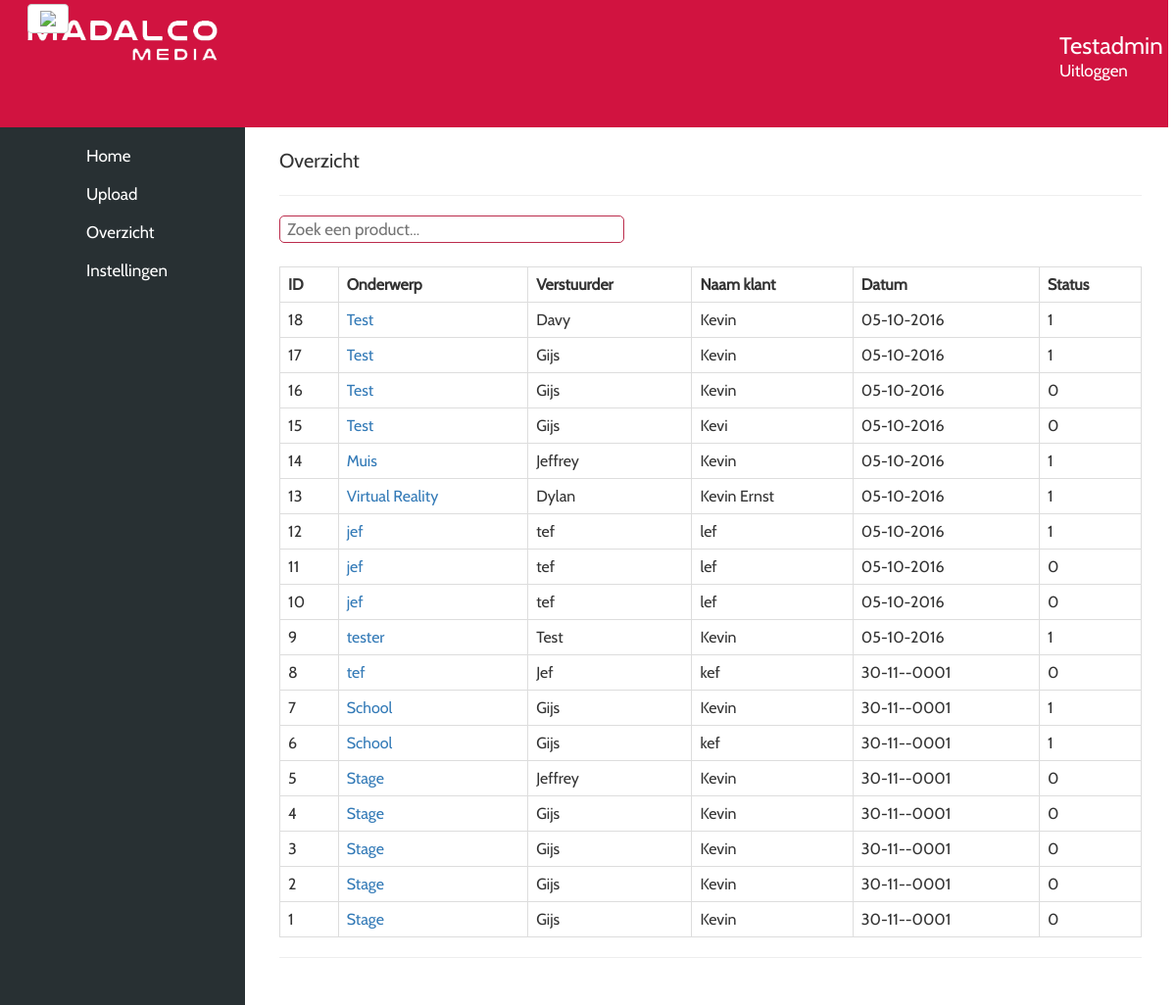
The app's page /public/index.php?page=overzicht with its own data.
### tables this page shows
CREATE TABLE `mail` (
  `id` int(32) NOT NULL,
  `onderwerp` varchar(32) NOT NULL,
  `verstuurder` varchar(32) NOT NULL,
  `beschrijving` varchar(250) NOT NULL,
  `naam` varchar(32) NOT NULL,
  `email` varchar(64) NOT NULL,
  `key` varchar(32) NOT NULL,
  `imgname` varchar(64) NOT NULL,
  `uniquename` varchar(64) NOT NULL,
  `datum` date NOT NULL,
  `verified` tinyint(1) NOT NULL DEFAULT '0'
);

### app/Controller/BlockController.php (called while the page is built, shortened)
<?php
class BlockController
{
    private $model;
    public function __construct()
    {
        $this->model = new Block();
    }
    public function getUploads(){
        return $this->model->getUploads();
    }
}

### app/Model/Block.php (called while the page is built, shortened)
<?php
class Block
{
    private $db;
    public function __construct()
    {
        $this->db = new DbBlock();
    }
    public function getUploads(){
        return $this->db->getUploads();
    }
}

### app/Model/DbBlock.php (called while the page is built, shortened)
<?php
class DbBlock extends Database
{
    public function getUploads(){
        $sql = "SELECT * FROM `mail` ORDER BY `mail`.`id` DESC";
        $result = $this->dbQuery($sql);
        $row = mysqli_fetch_all($result, MYSQLI_ASSOC);
        if($row) {
            return $row;
        }
    }
}

### app/Model/Database.php (called while the page is built, shortened)
<?php
class Database
{
    protected $connection = null;
    public function __construct()
    {
        $this->connection = mysqli_connect(DB_SERVER, DB_USER, DB_PASS, DB_NAME) or die("There was a problem connecting to the database");
    }
    public function dbQuery($query)
    {
        $this->query_result = $this->connection->query($query);
        return $this->query_result;
    }
}

### app/view/overzicht.php (the view)
<?php
$uploads = new BlockController();
?>
<div id="page-content-wrapper">
    <div class="container-fluid">
        <div class="row">
            <div class="col-lg-12">
                <p class="NameText">Overzicht</p>
                <hr size="1">
                <input type="text" size="50" id="TableInput" onkeyup="searchTable()" placeholder="Zoek een product...">
                <br>
                <br>
                <table id="overzicht" class="sortable">
                    <thead>
                        <tr>
                            <td><b>ID</b></td>
                            <td><b>Onderwerp</b></td>
                            <td><b>Verstuurder</b></td>
                            <td><b>Naam klant</b></td>
                            <td><b>Datum</b></td>
                            <td><b>Status</b></td>
                        </tr>
                    </thead>
                    <tbody>
                    <?php foreach($uploads->getUploads() as $upload) {?>
                        <tr>
                            <td>
                                <?= $upload['id']?>
                            </td>
                            <td>
                                <a href="?page=item&id=<?=$upload['id']?>"><?= $upload['onderwerp']?></a>
                            </td>
                            <td>
                                <?= $upload['verstuurder']?>
                            </td>
                            <td>
                                <?= $upload['naam']?>
                            </td>
                            <td>
                                <?= date("d-m-Y", strtotime($upload['datum']));?>
                            </td>
                            <td>
                                <?= $upload['verified']?>
                            </td>
                        </tr>
                    <?php }?>
                    </tbody>
                </table>
                <hr size="1">
            </div>
        </div>
    </div>
</div>

### app/view/header.php (shortened to what this page needs)
<html lang="nl">
<head>
    <link href="css/bootstrap.min.css" rel="stylesheet">
    <link href="css/styles.css" rel="stylesheet">
    <link rel="stylesheet" href="//code.jquery.com/ui/1.12.1/themes/base/jquery-ui.css">
    <link href="css/bootstrap.min.css" rel="stylesheet">
    <link href="css/styles.css" rel="stylesheet">
</head>
<body>
    <div id="header">
        <div id="MenuSide">
            <div id="MenuButton">
                <a href="#menu-toggle" class="btn btn-default" id="menu-toggle"><img src="https://cdn4.iconfinder.com/data/icons/wirecons-free-vector-icons/32/menu-alt-20.png"></a>
                </div>
            </div>
        </div>
        <div id="NameSide">
            <h3 id="LoggedInAs">Testadmin</h3>
            <a id="LogOut" href="#"><h6 id="LogOut">Uitloggen</h6></a>
        </div>
    <div id="wrapper">
        <div id="sidebar-wrapper">
            <ul class="sidebar-nav">
                <li class="nav-button-home">
                    <a href="index.php?page=dashboard">Home</a>
                </li>
                <li class="nav-button-upload">
                    <a href="index.php?page=phpmail">Upload</a>
                </li>
                <li class="nav-button-all">
                    <a href="index.php?page=overzicht">Overzicht</a>
                </li>
                <li class="nav-button-settings">
                    <a href="index.php?page=#">Instellingen</a>
                </li>
            </ul>
        </div>

### public/index.php (shortened to what this page needs)
<?php
require_once '../app/view/header.php';
isset($_GET['page']) ? $page = $_GET['page'] : $page = 'dashboard';
if(isset($_GET['page'])) {
    $page = $_GET['page'];
} else {
    $page = 'dashboard';
}
switch($page) {
    case 'overzicht':
        include '../app/view/overzicht.php';
        break;
}
require_once '../app/view/footer.php';

### app/view/footer.php (shortened to what this page needs)
</div>
</body>
</html>

### public/css/styles.css (style rules this page uses)
table { font-family: cabinregular; border-collapse: collapse; width: 100%; }
body { height: 600px; }
td, th { border: 1px solid #dddddd; text-align: left; padding: 8px; }
tr:nth-child(even) { background-color: #dddddd; }
#TableInput { border-radius: 5px; border: 1px solid #bb2c4c; padding-left: 7px; background-image: url('http://i66.tinypic.com/20f89w5.png'); background-position: right; background-repeat: no-repeat; width: 40%; }
tr:nth-child(even) { background-color: #FFFFFF; }
#header { width: 100%; height: 130px; background-image: url('headerbg.png'); background-repeat: no-repeat; margin-left: -8px; }
ul.sidebar-nav { padding-top: 10px; }
#MenuButton { width: 30px; margin-left: 23px; margin-top: -1px; line-height: 11; }
#MenuSide { position: absolute; height: 130px; margin-right: 25px; left: 5px; top: 5px; bottom: 5px; right: 70%; }
#NameSide { position: absolute; height: 130px; right: 5px; top: 5px; bottom: 5px; left: 88%; margin-left: 25px; text-align: right; }
#LoggedInAs { padding-right: 38px; color: #FFFFFF; padding-top: 9px; }
#LogOut { padding-right: 47px; font-size: 17px; text-decoration: none; color: #FFFFFF; line-height: 5px; }
.sidebar-nav .nav-button-home a { background:url("http://i63.tinypic.com/2hokbgz.png") no-repeat 40px 5px }
.sidebar-nav .nav-button-upload a { background:url("http://i65.tinypic.com/2hrd10x.png") no-repeat 40px 5px }
.sidebar-nav .nav-button-all a { background:url("http://i65.tinypic.com/2m69uki.png") no-repeat 40px 5px }
.sidebar-nav .nav-button-settings a { background:url("http://i63.tinypic.com/2qjf1p0.png") no-repeat 40px 5px }
#wrapper { padding-left: 0; -webkit-transition: all 0.5s ease; -moz-transition: all 0.5s ease; -o-transition: all 0.5s ease; transition: all 0.5s ease; }
.NameText { font-size: 20px; }
#sidebar-wrapper { z-index: 1000; position: absolute; left: 250px; width: 0; height: 130%; margin-left: -250px; overflow-y: auto; background: #283033; -webkit-transition: all 0.5s ease; -moz-transition: all 0.5s ease; -o-transition: all 0.5s ease; transition: all 0.5s ease; }
#page-content-wrapper { width: 100%; position: absolute; padding: 15px; }
.sidebar-nav { position: absolute; top: 0; width: 250px; margin: 0; padding: 0; list-style: none; }
.sidebar-nav li { text-indent: 88px; line-height: 39px; }
.sidebar-nav li a { display: block; text-decoration: none; color: #FFFFFF; }
@media (min-width:768px) { #wrapper { padding-left: 250px; } }
@media (min-width:768px) { #sidebar-wrapper { width: 250px; } }
@media (min-width:768px) { #page-content-wrapper { padding: 20px; position: relative; } }

### records on screen
mail: id "18", onderwerp "Test", verstuurder "Davy", naam "Kevin", datum "05-10-2016", verified "1"
mail: id "17", onderwerp "Test", verstuurder "Gijs", naam "Kevin", datum "05-10-2016", verified "1"
mail: id "16", onderwerp "Test", verstuurder "Gijs", naam "Kevin", datum "05-10-2016", verified "0"
mail: id "15", onderwerp "Test", verstuurder "Gijs", naam "Kevi", datum "05-10-2016", verified "0"
mail: id "14", onderwerp "Muis", verstuurder "Jeffrey", naam "Kevin", datum "05-10-2016", verified "1"
mail: id "13", onderwerp "Virtual Reality", verstuurder "Dylan", naam "Kevin Ernst", datum "05-10-2016", verified "1"
mail: id "12", onderwerp "jef", verstuurder "tef", naam "lef", datum "05-10-2016", verified "1"
mail: id "11", onderwerp "jef", verstuurder "tef", naam "lef", datum "05-10-2016", verified "0"
mail: id "10", onderwerp "jef", verstuurder "tef", naam "lef", datum "05-10-2016", verified "0"
mail: id "9", onderwerp "tester", verstuurder "Test", naam "Kevin", datum "05-10-2016", verified "1"
mail: id "8", onderwerp "tef", verstuurder "Jef", naam "kef", datum "30-11--0001", verified "0"
mail: id "7", onderwerp "School", verstuurder "Gijs", naam "Kevin", datum "30-11--0001", verified "1"
mail: id "6", onderwerp "School", verstuurder "Gijs", naam "kef", datum "30-11--0001", verified "1"
mail: id "5", onderwerp "Stage", verstuurder "Jeffrey", naam "Kevin", datum "30-11--0001", verified "0"
mail: id "4", onderwerp "Stage", verstuurder "Gijs", naam "Kevin", datum "30-11--0001", verified "0"
mail: id "3", onderwerp "Stage", verstuurder "Gijs", naam "Kevin", datum "30-11--0001", verified "0"
mail: id "2", onderwerp "Stage", verstuurder "Gijs", naam "Kevin", datum "30-11--0001", verified "0"
mail: id "1", onderwerp "Stage", verstuurder "Gijs", naam "Kevin", datum "30-11--0001", verified "0"
